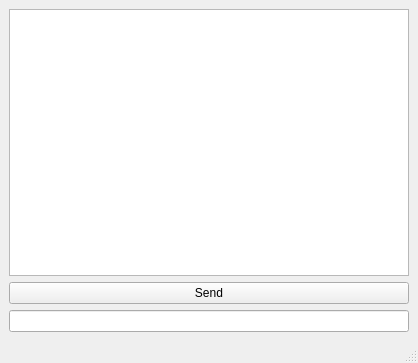
<?xml version="1.0" encoding="UTF-8"?>
<ui version="4.0">
 <class>UDPClient2</class>
 <widget class="QMainWindow" name="UDPClient2">
  <property name="geometry">
   <rect>
    <x>0</x>
    <y>0</y>
    <width>418</width>
    <height>363</height>
   </rect>
  </property>
  <property name="windowTitle">
   <string>UDPClient2</string>
  </property>
  <widget class="QWidget" name="centralwidget">
   <layout class="QVBoxLayout" name="verticalLayout">
    <item>
     <widget class="QTextEdit" name="textEdit"/>
    </item>
    <item>
     <widget class="QPushButton" name="pushButton">
      <property name="text">
       <string>Send</string>
      </property>
     </widget>
    </item>
    <item>
     <widget class="QLineEdit" name="lineEdit"/>
    </item>
   </layout>
  </widget>
  <widget class="QMenuBar" name="menubar">
   <property name="geometry">
    <rect>
     <x>0</x>
     <y>0</y>
     <width>418</width>
     <height>22</height>
    </rect>
   </property>
  </widget>
  <widget class="QStatusBar" name="statusbar"/>
 </widget>
 <resources/>
 <connections/>
</ui>
